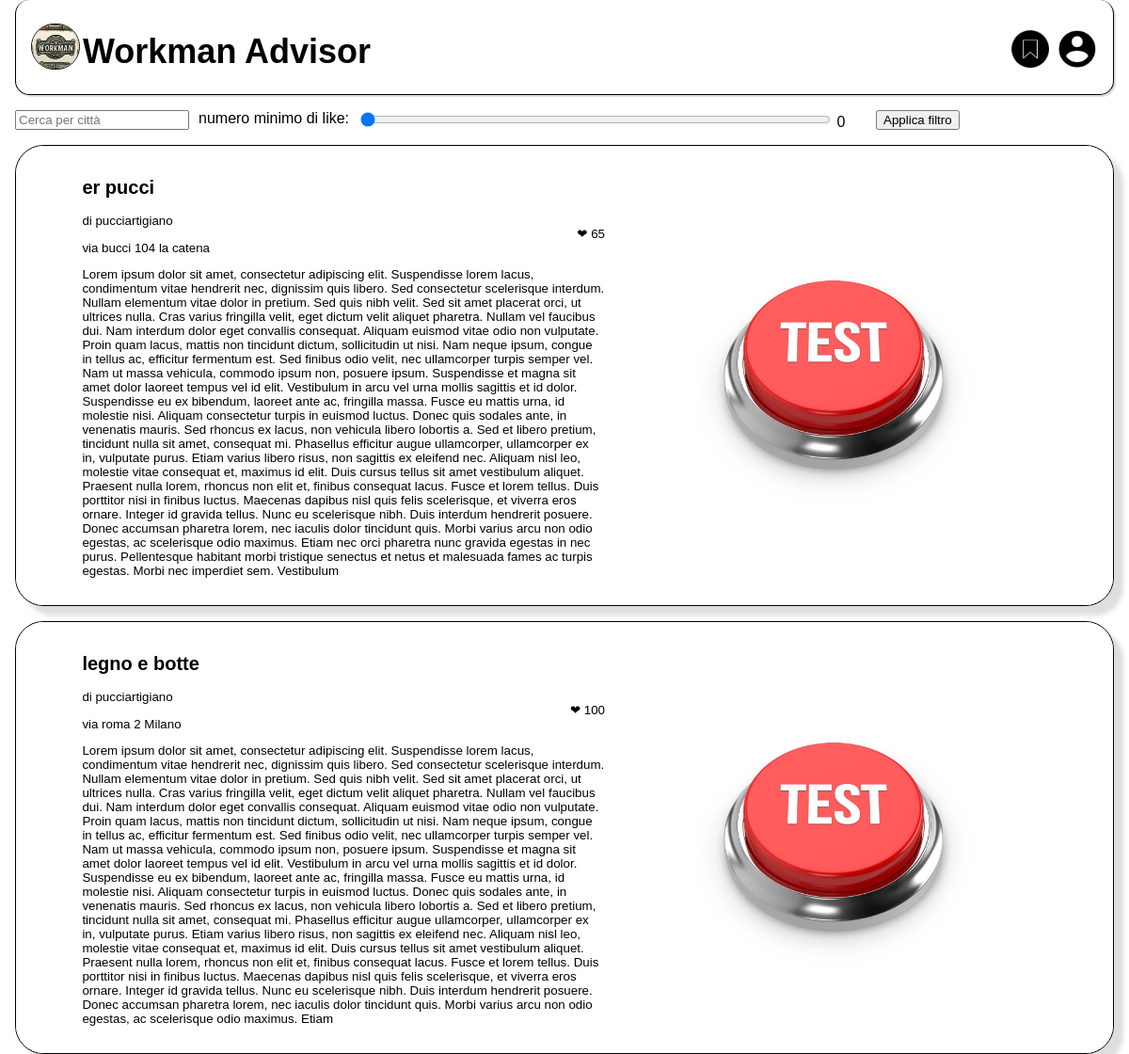
The app's page /home.php with its own data.
### tables this page shows
CREATE TABLE `bottega` (
  `ID_bottega` int(30) NOT NULL,
  `email` varchar(50) NOT NULL,
  `orario` varchar(50) NOT NULL,
  `nome` varchar(50) NOT NULL,
  `indirizzo` varchar(50) NOT NULL,
  `città` varchar(60) NOT NULL,
  `descrizione` varchar(2000) NOT NULL,
  `num_like` int(11) NOT NULL
);

CREATE TABLE `account` (
  `username` varchar(30) NOT NULL,
  `email` varchar(50) NOT NULL,
  `password` varchar(40) NOT NULL,
  `immagine` longblob DEFAULT NULL,
  `artigiano` tinyint(1) NOT NULL
);

### home.php (the view, shortened to what this page needs)
<html>
<head>
    <link rel="stylesheet" href="stili/stile_home.css">
</head>
<body>
    <header>
        <div class="header-content">
            <a href="home.php" class="logo-link">
                <img src="img/logo.jpeg" alt="Logo" class="logo">
            </a>
            <div class="h1"><h1> Workman Advisor </h1></div>
        </div>
        <a href="account.php" class="account-link">
            <img src="img/account.png" alt="Icona Account" style="width: 40px;">
        </a>
        <a href="salvati.php" class="salvati-link">
            <img src="img/salvati.png" alt="Icona Salvati" style="width: 40px;">
        </a>
    </header>
    <form action="home.php" method="post" class="filtro">
        <div style="float: left; margin-right: 10px;">
            <input type="text" id="città" name="città" value="" placeholder="Cerca per città">
        </div>
        <div style="float: left; margin-right: 10px;">
            <p style="margin:0">numero minimo di like:</p>
        </div>
        <div style="float: left; width: 550px;">
            <input type="range" id="like" name="like" min="0" max="499" value="0" oninput="updateDisplay(this)" style="width:500px">
            <label id="rangeValue"></label>
        </div>
        <input type="submit" value="Applica filtro">
    </form>
    <?php
    $conn = mysqli_connect("localhost", "root", "", "progettogpo");
    if(!empty($_POST['città']) && isset($_POST['città'])){
        $filtro_città=$_POST['città'];
    }else{
        $filtro_città='%';
    }
    if(isset($_POST['like'])){
        $filtro_like=$_POST['like'];
    }else{
        $filtro_like='0';
    }
    $sql = "SELECT bottega.ID_bottega, bottega.num_like, bottega.orario, bottega.nome, bottega.indirizzo, bottega.città, bottega.descrizione, account.username, immagine.image
            FROM bottega
            INNER JOIN account ON account.email=bottega.email
            LEFT JOIN immagine ON bottega.ID_bottega=immagine.ID_bottega
            WHERE bottega.città LIKE '$filtro_città' AND bottega.num_like>$filtro_like
            GROUP BY bottega.ID_bottega
            ORDER BY bottega.ID_bottega DESC;";
    $result = mysqli_query($conn, $sql);
    if ($result){
    if (mysqli_num_rows($result) > 0) {
        while($row = mysqli_fetch_assoc($result)) {
            echo "<div class='container' >";
                echo "<button class='wrapper' id='myButton_".$row["ID_bottega"]."' data-codice='".$row["ID_bottega"]."'>";
                    echo "<div class='informazioni'>";
                        echo "<h2>". $row["nome"] ."</h2>";
                        echo "<p style='float: right'>&#10084; ". $row["num_like"]."</p>";
                        echo "<p> di ". $row["username"] ."</p>";
                        echo "<p>". $row["indirizzo"] . " " .$row["città"] ."</p>";
                        echo "<p>". $row["descrizione"] ."</p>";
                    echo "</div>";
                    echo "<div class='immagine'>";
                        if(isset( $row["image"])){
                            echo "<img src='immagini/". $row["image"] ."'>";
                        }else
                        {
                            echo "<img src='immagini/nonpresente.jpg'>";
                        }
                    echo "</div>";
                echo "</button>";
            echo "</div>";
        }
    } else {
        echo "Nessun progetto trovato.";
    }
    }else{
        echo "errore";
    }
    ?>
</body>
</html>

### stili/stile_home.css (style rules this page uses)
body { font-family: 'Verdana', sans-serif; margin: 0; padding-left: 1rem; padding-right: 1rem; }
.container { border-radius: 30px; border: 1px solid black; margin-top: 1rem; box-shadow: 10px 10px 5px #dedede; }
.wrapper { padding: 1rem; border-radius: 30px; display: flex; flex-wrap: wrap; align-items: center; justify-content: center; background-color: white; border: transparent; text-align: left; margin: 0; }
.informazioni { flex-basis: 49%; margin-right: 1rem; }
.immagine { flex-basis: 40%; text-align: center; }
.immagine img { max-width: 100%; max-height: 300px; }
.account-link { position: absolute; top: 32px; right: 35px; width: auto; height: 36px; }
.salvati-link { position: absolute; top: 32px; right: 85px; width: auto; height: 36px; }
header { height: 100px; width: 100%-1rem; background-color: #ffffff; border: 1px solid black; border-top: transparent; border-radius: 15px; box-shadow: 2px 2px 1px #dedede; padding-left:1rem; margin-bottom: 1rem; }
.h1 { font-size: 18px; padding-top: 10px; }
.logo-link { float: left; margin-top: 25px; width: auto; height: auto; margin-right: 3px; }
.logo { width: 50px; height: auto; border-radius: 25px; border: 1px solid black; }

### records on screen
bottega: nome "er pucci", num_like "65", email.username "pucciartigiano", indirizzo "via bucci 104", città "la catena", descrizione "Lorem ipsum dolor sit amet, consectetur adipiscing elit. Suspendisse lorem lacus, condimentum vitae hendrerit nec, dignissim quis libero. Sed consectetur scelerisque interdum. Nullam elementum vitae dolor in pretium. Sed quis nibh velit. Sed sit amet placerat orci, ut ultrices nulla. Cras varius fringilla velit, eget dictum velit aliquet pharetra. Nullam vel faucibus dui. Nam interdum dolor eget convallis consequat. Aliquam euismod vitae odio non vulputate. Proin quam lacus, mattis non tincidunt dictum, sollicitudin ut nisi. Nam neque ipsum, congue in tellus ac, efficitur fermentum est. Sed finibus odio velit, nec ullamcorper turpis semper vel. Nam ut massa vehicula, commodo ipsum non,…"
bottega: nome "legno e botte", num_like "100", email.username "pucciartigiano", indirizzo "via roma 2", città "Milano", descrizione "Lorem ipsum dolor sit amet, consectetur adipiscing elit. Suspendisse lorem lacus, condimentum vitae hendrerit nec, dignissim quis libero. Sed consectetur scelerisque interdum. Nullam elementum vitae dolor in pretium. Sed quis nibh velit. Sed sit amet placerat orci, ut ultrices nulla. Cras varius fringilla velit, eget dictum velit aliquet pharetra. Nullam vel faucibus dui. Nam interdum dolor eget convallis consequat. Aliquam euismod vitae odio non vulputate. Proin quam lacus, mattis non tincidunt dictum, sollicitudin ut nisi. Nam neque ipsum, congue in tellus ac, efficitur fermentum est. Sed finibus odio velit, nec ullamcorper turpis semper vel. Nam ut massa vehicula, commodo ipsum non,…"
